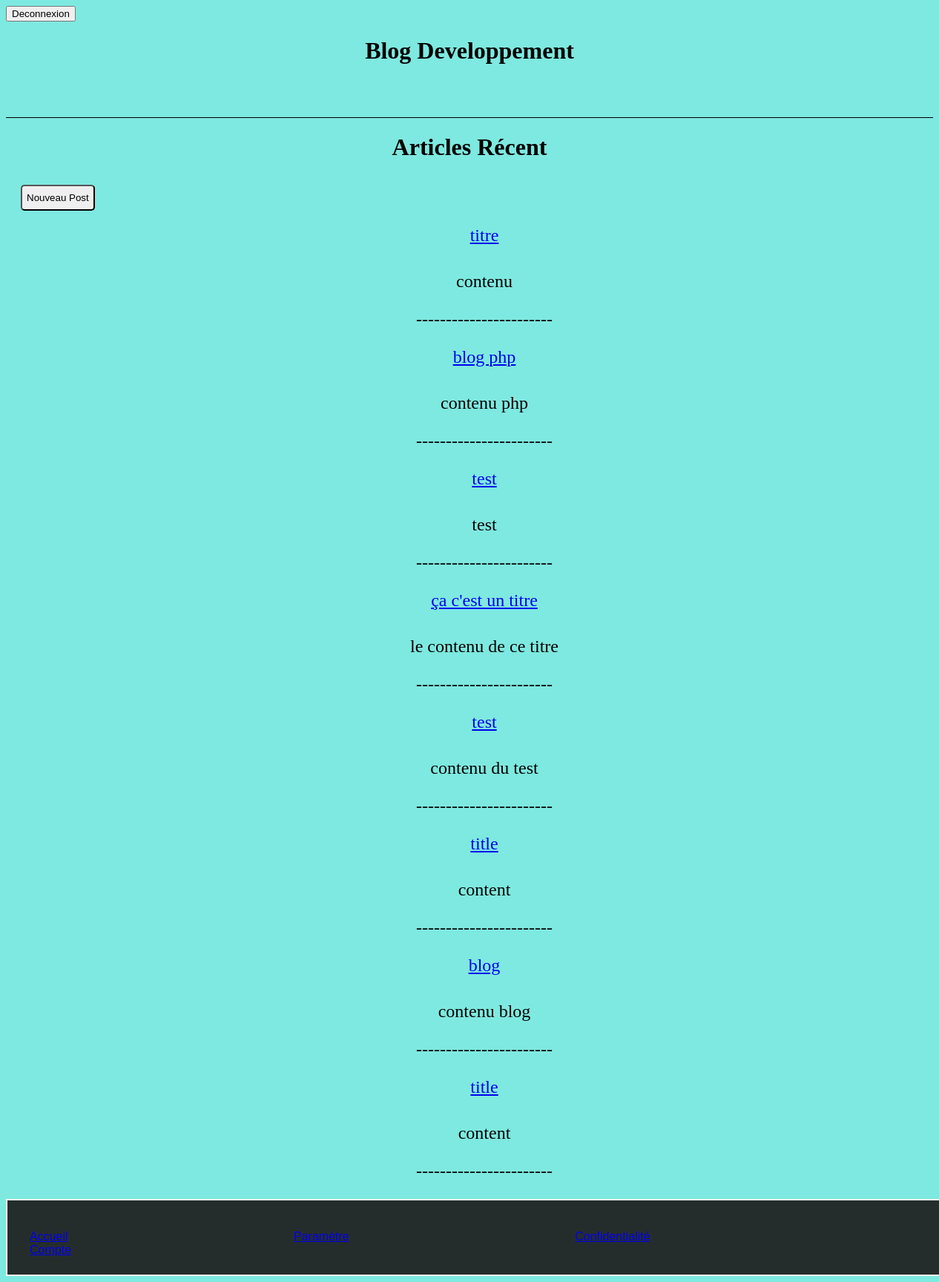
Screenshot of /pages/blog.php with the database file from the repository.
### tables this page shows
CREATE TABLE `articles` (
  `id_articles` int NOT NULL AUTO_INCREMENT,
  `title` varchar(45) DEFAULT NULL,
  `content` varchar(255) DEFAULT NULL,
  `published_at` datetime DEFAULT NULL,
  `id_users` int DEFAULT NULL,
  PRIMARY KEY (`id_articles`),
  KEY `id_users_idx` (`id_users`),
  CONSTRAINT `id_users` FOREIGN KEY (`id_users`) REFERENCES `users` (`id`)
);

### authentification/afficher_Article.php (called while the page is built)
<?php
require('connect_bdd.php');
$query = $dbh->prepare("SELECT id_articles, title, content FROM php.articles ORDER BY published_at DESC");
$query->execute();

### pages/blog.php (the view, shortened to what this page needs)
<!DOCTYPE html>
<html lang="en">
<head>
    <link rel="stylesheet" href="../style/blog.css">
</head>
<body>
        <?php require('header.php') ?>
        <div class="middle">
            <div class="container">
                <div Align="center" class="titleA">
                    <h1>Articles Récent</h1>
                </div>
                <form action="articles.php">
                    <button class="btnP" type="submit">Nouveau Post</button>
                </form>
                <ul>
                    <?php
                    require('../authentification/afficher_Article.php');
                    while ($row = $query->fetch()) {
                        ?>
                            <div Align="center" class="div_article">
                                    <a href="../pages/content.php?id_articles=<?= $row['id_articles'] ?>"><?= stripslashes($row['title']) ?></a>
                                    <div class="div_content">
                                        <?= $row['content'] ?>
                                    </div>
                                    <p>-----------------------</p>
                            </div>
                        <?php
                    }
                    ?>
                </ul>
                </div>
            </div>
        <?php require('footer.php') ?>
</body>
</html>

### pages/header.php
<link rel="stylesheet" href="../style/header.css">
<div class="en-tete">
    <header>
        <form action="../authentification/disconnection.php">
            <button id="btnd" type="submit">Deconnexion</button>
        </form>
        <div Align="center" class="title_blog">
            <h1>Blog Developpement</h1>
        </div>
    </header>
</div>

### pages/footer.php
<footer class="footer">
      <div class="div-footer">
            <a href="../pages/blog.php" id="div-accueil">Accueil</a>
            <a href="#" id="div-para">Paramètre</a>
            <a href="#" id="div-conf">Confidentialité</a>
            <a href="#" id="div-compte">Compte</a>
        </div>
</footer>

### style/blog.css (style rules this page uses)
body { background-color: rgb(126, 233, 224); }
.en-tete { height: 150px; border-bottom: 1px solid; }
.middle { width: 100%; display: flex; background-repeat: no-repeat; background-position: right; background-size: 500px; }
.container { width: 100%; height: auto; }
.footer { border: solid 2px white; background: rgba(29, 27, 27, 0.911); bottom: 0; left: 0; width: 100%; height: 40px; color: white; display: flex; justify-content: space-around; padding: 30px; font-family: 'Signika Negative', sans-serif; }
#div-accueil, #div-para, #div-compte, #div-conf { margin-right: 300px; }
.div-footer { margin-top: 10px; }
.titleA { text-align: center; margin-bottom: 15px; }
.btnP { border-radius: 5px; height: 35px; margin-top: 10px; margin-left: 20px; }
.div_article { margin-top: 20px; font-size:x-large; }
.div_content { margin-top: 35px; }

### style/header.css (style rules this page uses)
.en-tete { height: 150px; border-bottom: 1px solid; }

### rows the page displays
articles: title "titre", content "contenu"
articles: title "blog php", content "contenu php"
articles: title "test", content "test"
articles: title "ça c'est un titre", content "le contenu de ce titre"
articles: title "test", content "contenu du test"
articles: title "title", content "content"
articles: title "blog", content "contenu blog"
articles: title "title", content "content"
